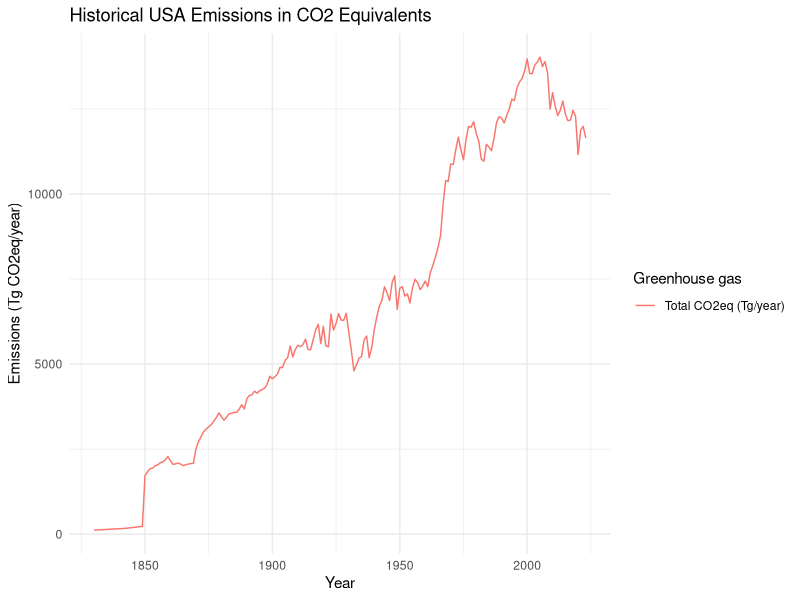
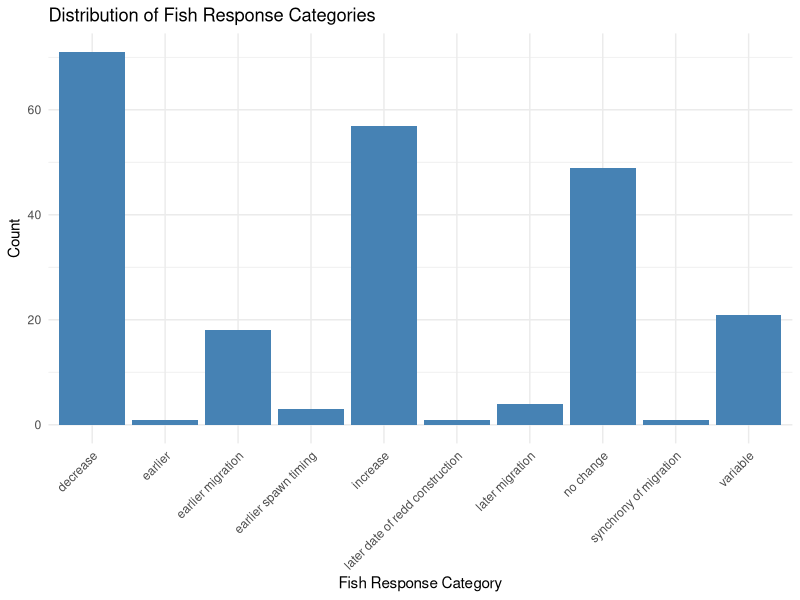
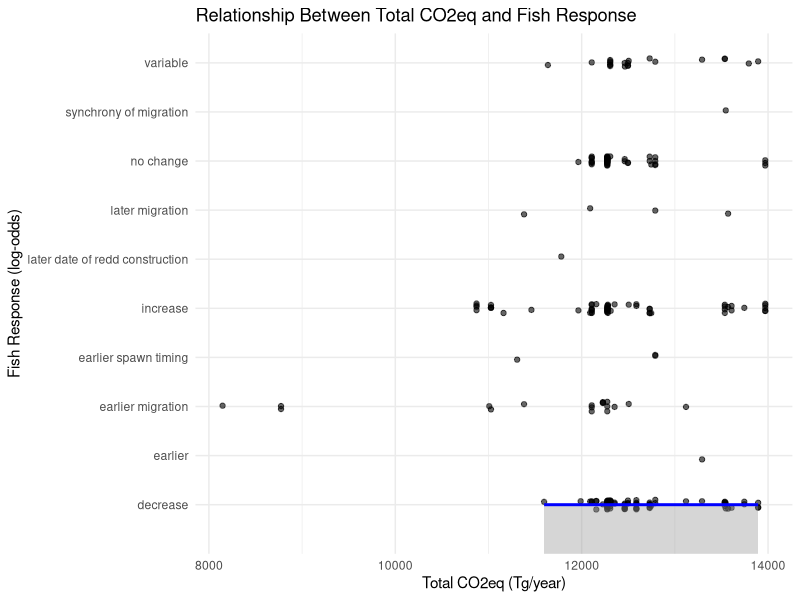

Source code (R) for these figures, in order:
## ---- chunk 1
library(tidyverse)
library(readxl)
library(ggplot2)
library(dplyr)
library(rstatix)
library(knitr)
library(gganimate)
## ---- chunk 2
emissions_data <- read_excel("USA Emissions.xlsx")
head(emissions_data)
## ---- chunk 3
fish_data <- read_csv("database (3).csv")
head(fish_data)
colnames(fish_data)
## ---- chunk 4
emissions_data <- emissions_data %>%
  mutate(
    CH4_in_CO2eq = if_else(Gas == "CH[4]", Data * 25, 0),
    N2O_in_CO2eq = if_else(Gas == "N[2]*O", Data * 298, 0),
    CO2_in_CO2eq = if_else(Gas == "CO[2]", Data * 1000, 0),
    Total_CO2eq = CH4_in_CO2eq + N2O_in_CO2eq + CO2_in_CO2eq
  ) %>%
  group_by(Year) %>%
  summarize(Total_CO2eq = sum(Total_CO2eq, na.rm = TRUE))
head(emissions_data)
## ---- chunk 5
merged_data <- fish_data %>%
  mutate(Fish_Response = as.factor(Fish_Response)) %>%
  inner_join(emissions_data, by = "Year")
## ---- chunk 6
ggplot(emissions_data, aes(x = Year, y = Total_CO2eq)) +
  geom_line(color = "blue") +
  labs(
    title = "Animated Emissions Over Time",
    x = "Year",
    y = "Total CO2eq (Tg/year)"
  ) +
  transition_reveal(Year) +
  theme_minimal()
## ---- chunk 7
fish_data %>% count(Fish_Response)
## ---- chunk 8
model <- glm(Fish_Response ~ Total_CO2eq, 
             data = merged_data, 
             family = "binomial")
## ---- chunk 9
ggplot(emissions_data, aes(x = Year)) +
  geom_line(aes(y = Total_CO2eq, color = "Total CO2eq (Tg/year)")) +
  labs(
    title = "Historical USA Emissions in CO2 Equivalents",
    x = "Year",
    y = "Emissions (Tg CO2eq/year)",
    color = "Greenhouse gas"
  ) +
  theme_minimal()
## ---- chunk 10
ggplot(fish_data, aes(x = Fish_Response)) +
  geom_bar(fill = "steelblue") +
  labs(
    title = "Distribution of Fish Response Categories",
    x = "Fish Response Category",
    y = "Count"
  ) +
  theme_minimal() +
  theme(
    axis.text.x = element_text(angle = 45, hjust = 1)
  )
## ---- chunk 11
summary(model)
## ---- chunk 12
ggplot(merged_data, aes(x = Total_CO2eq, y = Fish_Response)) +
  geom_jitter(width = 0.1, height = 0.1, alpha = 0.6) +
  geom_smooth(method = "glm", method.args = list(family = "binomial"), color = "blue") +
  labs(
    title = "Relationship Between Total CO2eq and Fish Response",
    x = "Total CO2eq (Tg/year)",
    y = "Fish Response (log-odds)"
  ) +
  theme_minimal()
